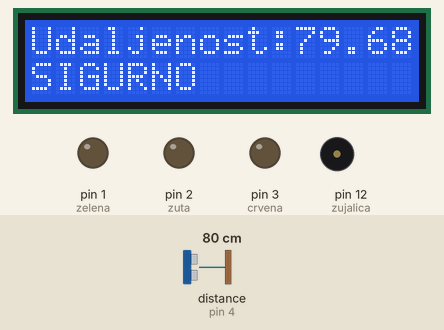
This sketch was run on a simulated Arduino Uno, built with avr-gcc and run on an emulated ATmega328P. Parts: 16×2 character LCD, output pins drawn as LEDs (lit = HIGH), buzzer (waves = sounding). Wiring (inferred from the names in the program): ultrasonic range finder: trigger pin 5; echo pin 4. Dashed ring = blinking. The inputs (shaded band) are chosen by the test bench; at power-on: distance to the obstacle (sensor on pin 4) 80 cm. The echo pulse lasts 58.3 µs per cm; pins used as bus, display or sensor lines are not drawn.

Above: at 1.2 s.
1.3 s: distance to the obstacle (sensor on pin 4) set to 70 cm
At 1.48 s:
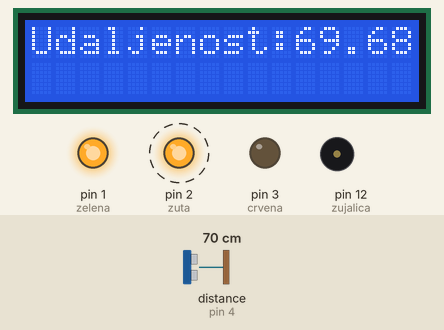
3.6 s: distance to the obstacle (sensor on pin 4) set to 56 cm
At 4.47 s:
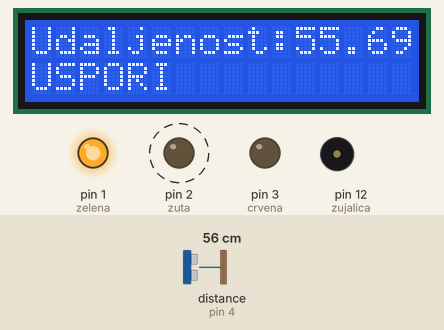
5.4 s: distance to the obstacle (sensor on pin 4) set to 46 cm
At 5.78 s:
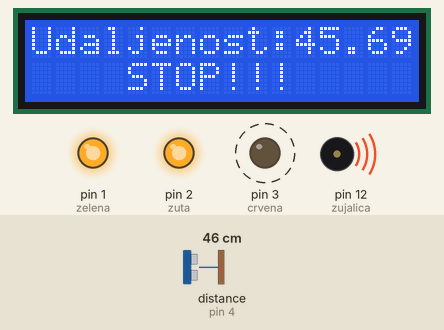
7.5 s: distance to the obstacle (sensor on pin 4) set to 120 cm
At 9.35 s:
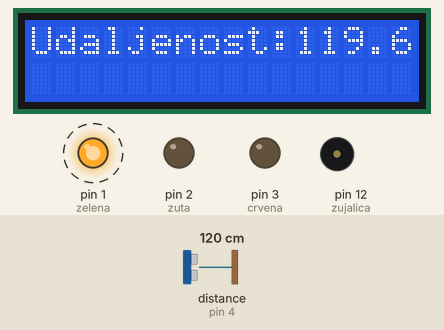
12.2 s: distance to the obstacle (sensor on pin 4) set to 126 cm
At 14.4 s:
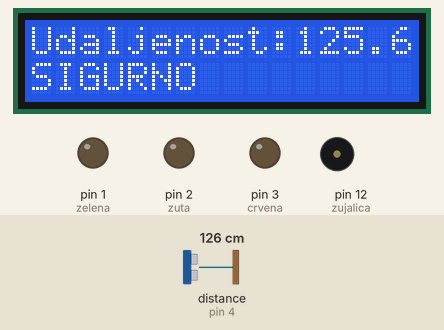
Timing chart, 0 to 15.9 s (numbered marks = the images above; inputs shaded):
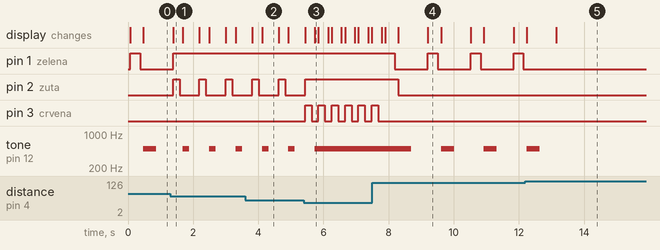

Measured:
- the behaviour switches between 76 and 75 cm on distance to the obstacle (sensor on pin 4) (found by bisection; images 0 and 1)
- the behaviour switches between 51 and 50 cm on distance to the obstacle (sensor on pin 4) (found by bisection; images 2 and 3)
- the behaviour switches between 120 and 121 cm on distance to the obstacle (sensor on pin 4) (found by bisection; images 4 and 5)
- after the input at 1.3 s, pin 1 (zelena): goes on until 1.4 s, then stays HIGH; pin 2 (zuta): alternates HIGH for 0.20 s and LOW for 0.61 s, starting after 0.08 s; tone on pin 12 (zujalica): alternates 500 Hz for 0.20 s and silent for 0.61 s, starting after 0.38 s; the display: changes after 0.08 s (image 1)
- after the input at 3.6 s, the display: first changes after 0.21 s (image 2 shows a later state)
- after the input at 5.4 s, pin 2 (zuta): goes on until 5.4 s, then stays HIGH; pin 3 (crvena): alternates HIGH for 0.20 s and LOW for 0.21 s, starting at once; tone on pin 12 (zujalica): goes on until 5.7 s, then stays 500 Hz; the display: first changes at once (image 3 shows a later state)
- after the input at 7.5 s, pin 1 (zelena): alternates HIGH for 0.30 s and LOW for 1.0 s, starting after 0.69 s; pin 2 (zuta): HIGH → LOW after 0.79 s
- after the input at 12.2 s, pin 1 (zelena): stops changing and stays LOW; tone on pin 12 (zujalica): goes on until 12.6 s, then stays silent; the display: first differs from a run without the input after 0.95 s (image 5)

The sketch:

uvz_parking_senzor.ino
```cpp
//LCD library
#include <LiquidCrystal.h>
//LED diode
int zelena=1;
int zuta=2;
int crvena=3;
//SENZOR UDALJENOSTI
int echo=4;
int trig=5;
//vrijeme potrebno pulsu da se vrati natrag
float trajanje;
//jednosmjerna udaljenost prijeđena od strane pulsa
float udaljenost;
//LCD ZASLON //lcd(RS,EN,D4,D5,D6,D7)
LiquidCrystal lcd(6, 7, 8, 9, 10, 11);
//ZUJALICA
int zujalica = 12;
void setup()
{
 lcd.begin(16, 2);

 pinMode(trig, OUTPUT);
 pinMode(echo, INPUT);

 pinMode(crvena, OUTPUT);
 pinMode(zelena, OUTPUT);
 pinMode(zuta, OUTPUT);

 pinMode(zujalica, OUTPUT);
}
void loop()
{
 mjerenje_vremena();

 //udaljenost u cm izražena preko brzine zvuka i vremena
 //potrebno da impuls napravi put dva puta(naprijed i natrag)

 udaljenost = trajanje * (0.0343) / 2;
 pokazi_udaljenost();

 ledice();
 delay(100);
}
//funkcija za mjerenje vremena potrebnog impulsu da se vrati natrag
void mjerenje_vremena()
{

 digitalWrite(trig, LOW);
 delayMicroseconds(2);

 digitalWrite(trig, HIGH);
 delayMicroseconds(10);
 digitalWrite(trig, LOW);

 trajanje = pulseIn(echo, HIGH);
}
//funckija koja pali ledice,
//ispisuje na lcd zaslon je li sigurno još voziti ili se auto treba zaustaviti
//i zujalica ispusta frekvenciju
//u ovisnosti kolika je udaljenost
void ledice()
{

 if (udaljenost>=120)
 {
 digitalWrite(zelena, LOW);
 digitalWrite(crvena, LOW);
 digitalWrite(zuta, LOW);

 lcd.setCursor(0, 1);
 lcd.print("SIGURNO");


 }
 else if(udaljenost >= 75 && udaljenost<120 )
 {
 digitalWrite(zelena, HIGH);
 delay(300);
 digitalWrite(zelena, LOW);
 delay(100);

 digitalWrite(crvena, LOW);
 digitalWrite(zuta, LOW);

 lcd.setCursor(0, 1);
 lcd.print("SIGURNO");

 tone(zujalica, 500);
 delay(400);
 noTone(zujalica);
 delay(400);
 }
 else if (udaljenost>50 && udaljenost < 75)
 {
 digitalWrite(zelena, HIGH);

 digitalWrite(zuta, HIGH);
 delay(200);
 digitalWrite(zuta, LOW);
 delay(100);

 digitalWrite(crvena, LOW);

 lcd.setCursor(0, 1);
 lcd.print("USPORI");

 tone(zujalica, 500);
 delay(200);
 noTone(zujalica);
 delay(200);
 }
 else if (udaljenost>=0 && udaljenost<50)
 {
 digitalWrite(zelena, HIGH);
 digitalWrite(zuta, HIGH);

 digitalWrite(crvena, HIGH);
 delay(200);
 digitalWrite(crvena, LOW);
 delay(100);

 lcd.setCursor(4, 1);
 lcd.print("STOP!!!");

 tone(zujalica, 500);

 }
}
//funkcija za prikaz udaljenosti na LCD monitoru
void pokazi_udaljenost()
{
 lcd.clear();
 lcd.setCursor(0, 0);
 lcd.print("Udaljenost: ");
 lcd.setCursor(11, 0);
 lcd.print(udaljenost);

}
```
